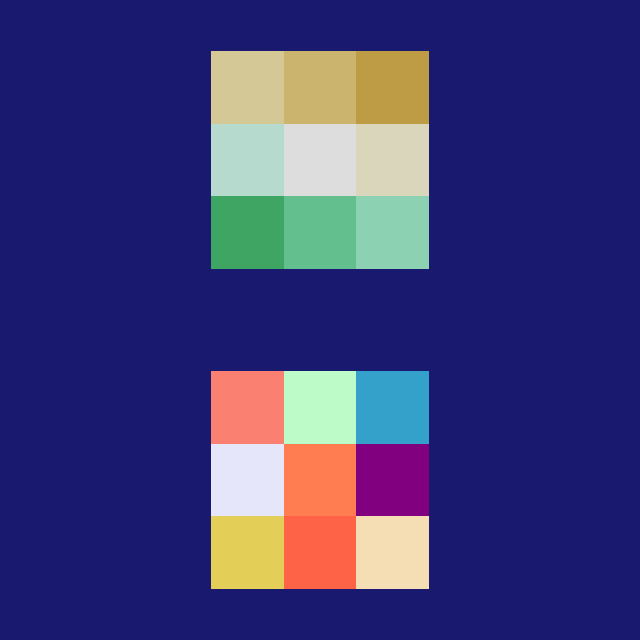

Python code for this plot:
#!/usr/bin/env python

# Assign colors to cells using a predefined lookup table and a color transfer function.

# Factory overrides: importing these modules registers the OpenGL rendering
# and interaction style implementations for vtkRenderingCore factory classes.
import vtkmodules.vtkInteractionStyle  # noqa: F401
import vtkmodules.vtkRenderingOpenGL2  # noqa: F401

# VTK pipeline classes used in this example
from vtkmodules.vtkCommonCore import (
    vtkLookupTable,
    vtkUnsignedCharArray,
)
from vtkmodules.vtkFiltersSources import vtkPlaneSource
from vtkmodules.vtkRenderingCore import (
    vtkActor,
    vtkColorTransferFunction,
    vtkPolyDataMapper,
    vtkRenderWindow,
    vtkRenderWindowInteractor,
    vtkRenderer,
)

# Colors (normalized RGB)
midnight_blue = (0.098, 0.098, 0.439)

resolution = 3
table_size = max(resolution * resolution + 1, 10)

# ---- Lookup table 1: predefined named colors ----
lut1 = vtkLookupTable()
lut1.SetNumberOfTableValues(table_size)
lut1.Build()
lut1.SetTableValue(0, 0.000, 0.000, 0.000, 1.0)  # Black
lut1.SetTableValue(1, 0.891, 0.812, 0.341, 1.0)  # Banana
lut1.SetTableValue(2, 1.000, 0.388, 0.278, 1.0)  # Tomato
lut1.SetTableValue(3, 0.961, 0.871, 0.702, 1.0)  # Wheat
lut1.SetTableValue(4, 0.902, 0.902, 0.980, 1.0)  # Lavender
lut1.SetTableValue(5, 1.000, 0.490, 0.314, 1.0)  # Flesh
lut1.SetTableValue(6, 0.502, 0.000, 0.502, 1.0)  # Raspberry
lut1.SetTableValue(7, 0.980, 0.502, 0.447, 1.0)  # Salmon
lut1.SetTableValue(8, 0.741, 0.988, 0.788, 1.0)  # Mint
lut1.SetTableValue(9, 0.200, 0.631, 0.788, 1.0)  # Peacock

# ---- Lookup table 2: color transfer function (green → white → tan) ----
ctf = vtkColorTransferFunction()
ctf.SetColorSpaceToDiverging()
ctf.AddRGBPoint(0.0, 0.085, 0.532, 0.201)
ctf.AddRGBPoint(0.5, 0.865, 0.865, 0.865)
ctf.AddRGBPoint(1.0, 0.677, 0.492, 0.093)

lut2 = vtkLookupTable()
lut2.SetNumberOfTableValues(table_size)
lut2.Build()
for i in range(table_size):
    rgb = list(ctf.GetColor(float(i) / table_size)) + [1.0]
    lut2.SetTableValue(i, rgb)

# Source: generate two plane geometries
plane1 = vtkPlaneSource()
plane1.SetXResolution(resolution)
plane1.SetYResolution(resolution)
plane1.Update()

plane2 = vtkPlaneSource()
plane2.SetXResolution(resolution)
plane2.SetYResolution(resolution)
plane2.Update()

# Build cell color array from predefined LUT
colors_1 = vtkUnsignedCharArray()
colors_1.SetName("colors")
colors_1.SetNumberOfComponents(3)
for i in range(1, table_size):
    rgb = [0.0, 0.0, 0.0]
    lut1.GetColor(float(i) / (table_size - 1), rgb)
    colors_1.InsertNextTuple3(int(rgb[0] * 255), int(rgb[1] * 255), int(rgb[2] * 255))
plane1.GetOutput().GetCellData().SetScalars(colors_1)

# Build cell color array from transfer function LUT
colors_2 = vtkUnsignedCharArray()
colors_2.SetName("colors")
colors_2.SetNumberOfComponents(3)
for i in range(1, table_size):
    rgb = [0.0, 0.0, 0.0]
    lut2.GetColor(float(i) / (table_size - 1), rgb)
    colors_2.InsertNextTuple3(int(rgb[0] * 255), int(rgb[1] * 255), int(rgb[2] * 255))
plane2.GetOutput().GetCellData().SetScalars(colors_2)

# Mapper: predefined color LUT
mapper1 = vtkPolyDataMapper()
mapper1.SetInputConnection(plane1.GetOutputPort())
mapper1.SetScalarModeToUseCellData()

# Mapper: color transfer function LUT
mapper2 = vtkPolyDataMapper()
mapper2.SetInputConnection(plane2.GetOutputPort())
mapper2.SetScalarModeToUseCellData()

# Actor: predefined color plane
actor1 = vtkActor()
actor1.SetMapper(mapper1)

# Actor: transfer function color plane
actor2 = vtkActor()
actor2.SetMapper(mapper2)

# Renderer 0: predefined LUT (bottom viewport)
renderer_0 = vtkRenderer()
renderer_0.SetViewport(0.0, 0.0, 1.0, 0.5)
renderer_0.SetBackground(midnight_blue)
renderer_0.AddActor(actor1)

# Renderer 1: transfer function LUT (top viewport)
renderer_1 = vtkRenderer()
renderer_1.SetViewport(0.0, 0.5, 1.0, 1.0)
renderer_1.SetBackground(midnight_blue)
renderer_1.AddActor(actor2)

# Window: display the rendered scene
render_window = vtkRenderWindow()
render_window.AddRenderer(renderer_0)
render_window.AddRenderer(renderer_1)
render_window.SetWindowName("assign cell colors from lut")
render_window.SetMultiSamples(0)
render_window.SetSize(640, 640)

# Interactor: handle mouse and keyboard events
render_window_interactor = vtkRenderWindowInteractor()
render_window_interactor.SetRenderWindow(render_window)

# Launch the interactive visualization
render_window_interactor.Initialize()
render_window_interactor.Start()
